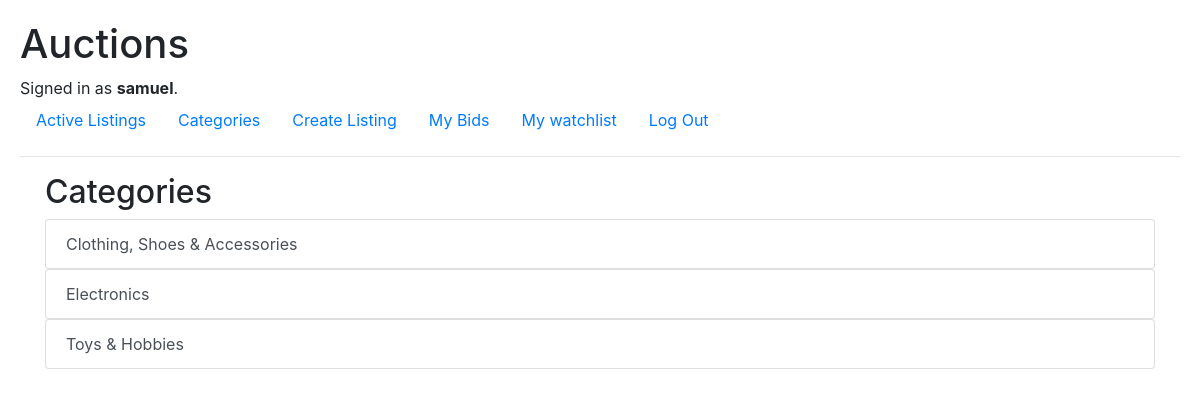
Page /categories (signed in) on the committed database.
### auctions/models.py (models this page shows, shortened)
class User(AbstractUser):
    email = models.EmailField(unique=True)

class Category(models.Model):
    title = models.CharField(max_length=64)
    def __str__(self):
        return f"{self.title}"

### auctions/views.py (the view)
# urls.py: path("categories", views.categories, name="categories"),
def categories(request):
    return render(request, "auctions/categories.html", {
        "categories": Category.objects.all()
    })

### auctions/templates/auctions/categories.html
{% extends "auctions/layout.html" %}
{% block body %}
<div class="container">
<h2>Categories</h3>
{% for category in categories %}
<ul class="list-group">
    <a href="{% url 'category' category.id %}" class="list-group-item list-group-item-action">{{ category }}</a>
</ul>
{% endfor %}
</div>
{% endblock %}

### auctions/templates/auctions/layout.html (shortened to what this page needs)
{% load static %}
<!DOCTYPE html>
<html lang="en">
    <head>
        <link rel="stylesheet" href="https://stackpath.bootstrapcdn.com/bootstrap/4.4.1/css/bootstrap.min.css">
        <link href="{% static 'auctions/styles.css' %}" rel="stylesheet">
    </head>
    <body>
        <h1>Auctions</h1>
        <div>
            {% if user.is_authenticated %}
                Signed in as <strong>{{ user.username }}</strong>.
            {% else %}
                Not signed in.
            {% endif %}
        </div>
        <ul class="nav">
            <li class="nav-item">
                <a class="nav-link" href="{% url 'index' %}">Active Listings</a>
            </li>
            <li class="nav-item">
                <a class="nav-link" href="{% url 'categories' %}">Categories</a>
            </li>
            {% if user.is_authenticated %}
                <li class="nav-item">
                    <a class="nav-link" href="{% url 'create' %}">Create Listing</a>
                </li>
                <li class="nav-item">
                    <a class="nav-link" href="{% url 'mybiddings' %}">My Bids</a>
                </li>
                <li class="nav-item">
                    <a class="nav-link" href="{% url 'watchlist' %}">My watchlist</a>
                </li>
                <li class="nav-item">
                    <a class="nav-link" href="{% url 'logout' %}">Log Out</a>
                </li>
            {% endif %}
        </ul>
        <hr>
        {% block body %}
        {% endblock %}
    </body>
</html>

### auctions/static/auctions/styles.css (style rules this page uses)
body { margin: 10px; padding: 10px; }

### rows in the picture
User: username "samuel"
Category: title "Clothing, Shoes & Accessories"
Category: title "Electronics"
Category: title "Toys & Hobbies"
